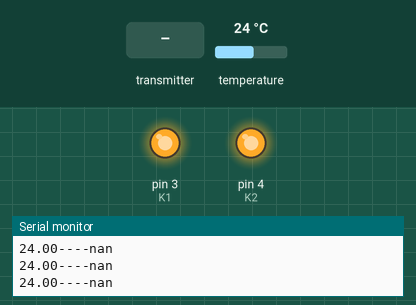
Recording of a sketch running on a simulated Arduino Uno, built with avr-gcc and run on an emulated ATmega328P. Shown: output pins drawn as LEDs (lit = HIGH), the last lines printed to the serial monitor. The inputs (shaded band) are chosen by the test bench; at power-on: temperature 24 °C. EEPROM starts erased; no radio packets arrive unless stated.

Above: at 1.2 s.
1.3 s: the transmitter starts sending got_time = 1023
At 1.74 s:
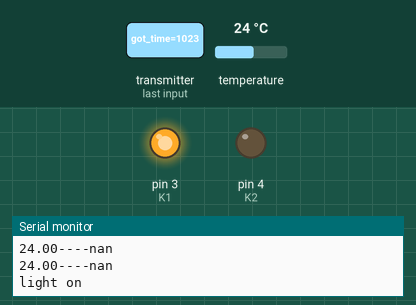
At 2.1 s:
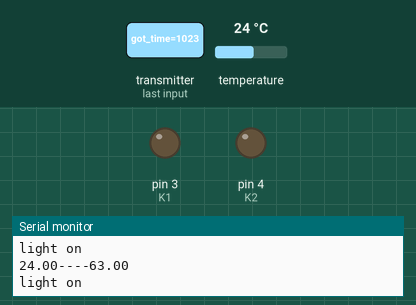
3.3 s: the transmitter starts sending got_time = 0
At 4.3 s:
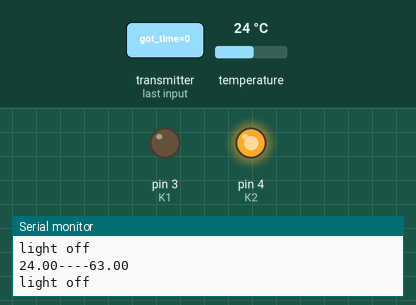
Timing chart, 0 to 6.3 s (numbered marks = the images above; inputs shaded):
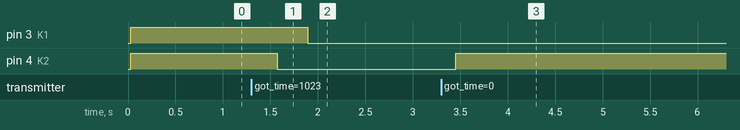

The sketch:

first_flour.ino
```cpp
#include <SPI.h>
#include<EEPROM.h>
#include "nRF24L01.h"
#include "RF24.h"
#include "printf.h"
#include <OneWire.h>

RF24 radio(9,10);
 OneWire  ds(2);
 float T1_cur;
 float T1 = 22;
 const float D = 0.5;
 const int K1 = 3, K2 = 4;
byte addr[8];
void seekTerm(){
    while ( !ds.search(addr))  Serial.println("Нет термометра((");
  Serial.println("Термометр найден");
}
// Radio pipe addresses for the 2 nodes to communicate.
const uint64_t pipes[2] = { 0xF0F0F0F0E1LL, 0xF0F0F0F0D2LL };

void setup(void){
  //EEPROM.put(0,26.0);
  EEPROM.get(0,T1);
  Serial.begin(57600);
  Serial.println(T1);exit;
  printf_begin();
  seekTerm();
  printf("\n\rпрограмма для аквариума на первом этаже  v 8.0\n\r");
  radio.begin();
  radio.setRetries(15,15);
  radio.setPALevel(RF24_PA_MAX);// Указываем мощность передатчика (MIN=-18dBm, LOW=-12dBm, HIGH=-6dBm, MAX=0dBm)
  radio.setChannel  ( 5 ) ;
       radio.openWritingPipe(pipes[1]);
      radio.openReadingPipe(1,pipes[0]);//главный - 0, мы-1
  radio.startListening();
  radio.printDetails();
  pinMode(K1,OUTPUT);pinMode(K2,OUTPUT);
  digitalWrite(K1,HIGH);digitalWrite(K2,HIGH);
}
float getTemp(void) {
  byte i; byte present = 0; byte type_s;byte data[12];float celsius;

//byte addr[]={0x28,0x21,0x11,0x66,0x1e,0x13,0x1,0xee};
  ds.reset(); ds.select(addr);ds.write(0x44, 1);  delay(300); present = ds.reset(); ds.select(addr);ds.write(0xBE); for ( i = 0; i < 9; i++) {data[i] = ds.read(); }
  int16_t raw = (data[1] << 8) | data[0]; if (type_s) {raw = raw << 3; if (data[7] == 0x10) {raw = (raw & 0xFFF0) + 12 - data[6];}} else {
    byte cfg = (data[4] & 0x60);if (cfg == 0x00) raw = raw & ~7; else if (cfg == 0x20) raw = raw & ~3;  else if (cfg == 0x40) raw = raw & ~1; }celsius = (float)raw / 16.0;return(celsius);
 }
void loop(void)
{
    if ( radio.available() )
    {
      // Dump the payloads until we've gotten everything
      unsigned long got_time;
      bool done = false;
      while (!done)
      {
        done = radio.read( &got_time, sizeof(unsigned long) );
       byte op = got_time;
       if (op!=2){
            if((op | 64)==op){digitalWrite(K2, LOW);Serial.println("light on");}else {digitalWrite(K2, HIGH);Serial.println("light off");};};
       if((op & B10000000)!=0){
         op = op & B00111111;
         T1=float(op);
         EEPROM.put(0,T1);
       }
      }
      radio.stopListening();

      radio.write( &T1_cur, sizeof(float) );
      radio.startListening();
    }
    float Tmp=getTemp();
    if(Tmp>0) {T1_cur  = Tmp;} else {T1_cur=100;};
    Serial.print(T1_cur);
    Serial.print("----");
    Serial.println(T1);

    if (T1_cur>(T1+D)) {digitalWrite(K1, HIGH);};
    if (T1_cur<T1)  { digitalWrite(K1,LOW);};
}
```

printf.h
```cpp
// (licence header left out)
/**
 * @file printf.h
 *
 * Setup necessary to direct stdout to the Arduino Serial library, which
 * enables 'printf'
 */

#ifndef __PRINTF_H__
#define __PRINTF_H__

#ifdef ARDUINO

int serial_putc( char c, FILE * )
{
  Serial.write( c );

  return c;
}

void printf_begin(void)
{
  fdevopen( &serial_putc, 0 );
}

#else
#error This example is only for use on Arduino.
#endif // ARDUINO

#endif // __PRINTF_H__
```

Measured:
- after the input at 1.3 s, pin 3 (K1): HIGH → LOW after 0.60 s; pin 4 (K2): HIGH → LOW after 0.27 s
- after the input at 3.3 s, pin 4 (K2): LOW → HIGH after 0.15 s
